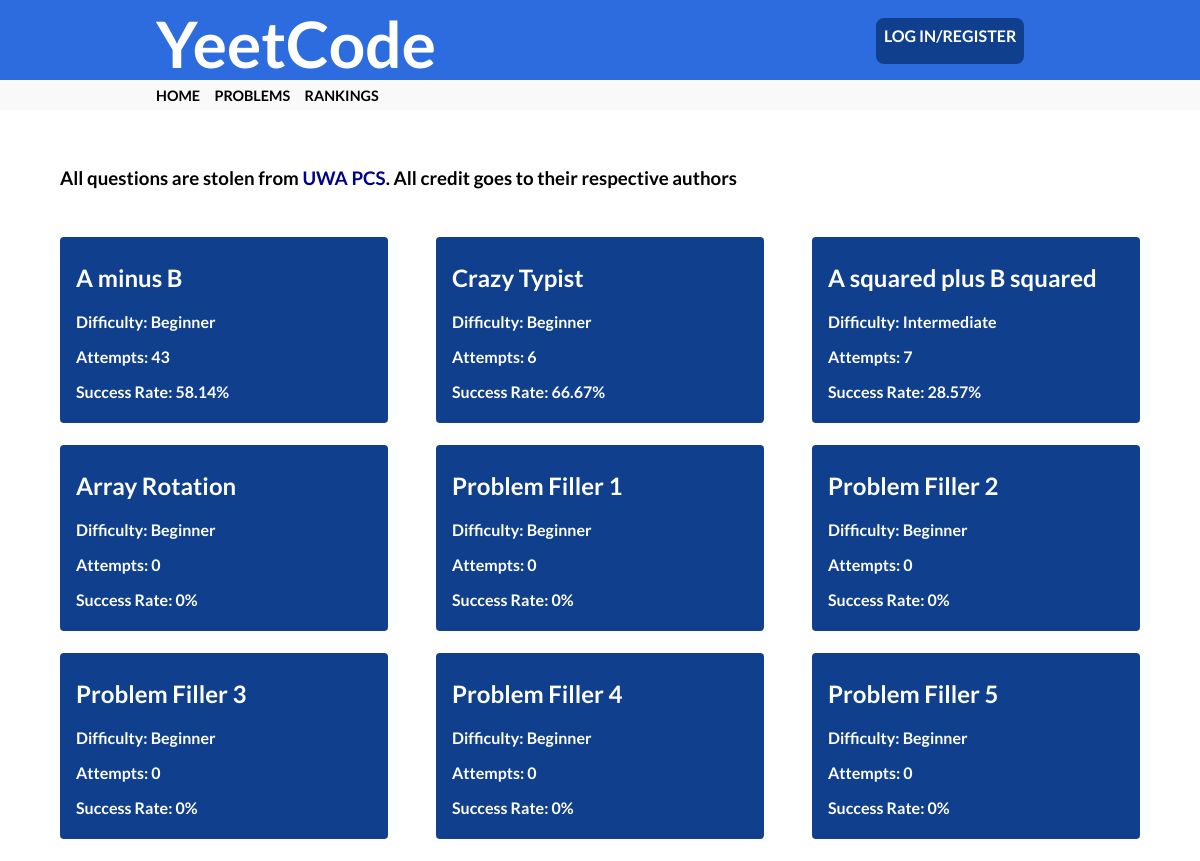
The page /problems on the database its author committed.
### app/models.py (models this page shows, shortened)
class Problem(db.Model):
    id = db.Column(db.Integer, primary_key=True)
    title = db.Column(db.String(100), unique=True, index=True)
    urlTitle = db.Column(db.String(100), unique=True)
    difficulty = db.Column(db.Integer)
    numAttempts = db.Column(db.Integer, default=0)
    numSuccesses = db.Column(db.Integer, default=0)
    dateAdded = db.Column(db.String(10), default = date.today().strftime("%d/%m/%Y"))
    body= db.Column(db.Text())
    timeLimit = db.Column(db.Float)
    testCases = db.relationship('ProblemTestCases', backref="problem")
    problemsCompleted = db.relationship('ProblemsCompleted', backref="problem")

### app/problems/routes.py (the view)
@bp.route('/problems')
def problems():
    problems = Problem.query.all()
    status = {}
    if current_user.is_active:
        problemscompleted = ProblemsCompleted.query.filter_by(userID=current_user.id)
        for pc in problemscompleted:
            status[pc.questionID] = pc.success
    return render_template('problems/problems.html', title='Problems',
                            problems=problems, status=status)

### app/templates/problems/problems.html
{% extends "base.html" %}
{% block cssfiles %}
    <link rel="stylesheet" href="{{ url_for('static', filename='main.css')}}">
    <link rel="stylesheet" href="{{ url_for('static', filename='problems/problem.css')}}">
{% endblock %}
{% block content %}
            <h3 style="margin-left: 5%; padding-top: 1cm;">All questions are stolen from <a href="https://pcs.org.au/" style="color: darkblue;">UWA PCS</a>. All credit goes to their respective authors</h1>
            <div class=questionWrapper>
            {% for problem in problems %}
                <a class="questionBoxLink" href="{{ url_for('problems.problem', title=''.join(problem.title.split()).lower()) }}">
                {% if problem.id in status %}
                <div class="{{ 'questionBoxSolved' if status[problem.id] else 'questionBoxNotSolved'}}">
                {% else %}
            <div class="questionBox">
                {% endif %}
                    <h2> {{ problem.title }} </h2>
                    {%if problem.difficulty == '0'%}
                    <p>Difficulty: Beginner</p>
                    {%elif problem.difficulty == '1'%}
                    <p>Difficulty: Intermediate</p>
                    {%elif problem.difficulty == '2'%}
                    <p>Difficulty: advanced</p>
                    {%elif problem.difficulty == '3'%}
                    <p>Difficulty: Expert</p>
                    {% endif %}
                    <p > Attempts: {{problem.numAttempts}}</p>
                    {% if problem.numAttempts == 0%}
                        <p >Success Rate: 0%</p>
                    {% else %}
                        {% set rate = problem.numSuccesses/problem.numAttempts*100 %}
                        <p >Success Rate: {{'%0.2f' % rate|float}}%</p>
                    {%endif%}
                </div>
                </a>
            {% endfor %}
            </div>
{% endblock %}

### app/templates/base.html (shortened to what this page needs)
<html>
    <head>
      <link rel="stylesheet" href="{{ url_for('static', filename='main.css') }}">
      {% block cssfiles %}{% endblock %}
    </head>
    <body>
      <div id=topsection>
        <div id=header>
            <div id="titlebox">
                <h1 id=title>YeetCode</h1>
            </div>
            <h3 id=login>
                {% if current_user.is_authenticated %}
                <a href="{{url_for('auth.edit_profile', username=current_user.username)}}" style="margin-right: 10px;">Profile</a>
                <a href="{{ url_for('auth.logout') }}">LOGOUT</a>
                {% else %}
                <a href="{{ url_for('auth.login') }}">LOG IN/REGISTER</a>
                {% endif %}
            </h3>
        </div>
        <div id=navigationbar>
            <h3 id=home class=navielement>
                <a href="{{ url_for('main.homepage') }}"> HOME </a>
            </h3>
            <h3 id=questions class=navielement>
                <a href="{{ url_for('problems.problems') }}"> PROBLEMS </a>
            </h3>
            <h3 id=rankings class=navielement>
                <a href="{{ url_for('main.rankings') }}"> RANKINGS </a>
            </h3>
        </div>
      </div>
      {% block content %}{% endblock %}
    </body>
</html>

### app/static/main.css (style rules this page uses)
body { font-family: Lato, sans-serif; margin: 0; scrollbar-width: none; }
#topsection { position: sticky; left: 0; top: 0; bottom: 0; z-index: 2; width: 100%; }
#header { display: flex; height: 5em; background-color: #2d6cdf; width: 100%; }
#titlebox { margin-left: 13%; display: inline-flex; width: 40%; }
#title { margin-top: 1%; color: white; font-size: 4rem; margin-right: 5cm; }
#login { margin-left: 20%; margin-top: 1.5%; color: white; background-color: #0f3f8d; float: right; padding: 0.5em; font-size: 1em; border-radius: 8px; }
#login > a { color: white; }
#navigationbar { height: 1.9em; background-color: #f9f9f9; color: black; display: flex; }
#home { margin-left: 13%; }
.navielement { margin-top: 0.5em; font-size: 0.9rem; margin-left: 1em; }
a { color: black; text-decoration: none; }

### app/static/problems/problem.css (style rules this page uses)
html { scrollbar-width: none; }
body { overflow: scroll; scrollbar-width: none; }
.questionWrapper { width: 90%; margin: 0 auto; margin-top: 3em; margin-bottom: 3em; display: grid; grid-template-columns: repeat(auto-fit, minmax(20em, 1fr)); grid-auto-rows: 10em; grid-gap: 3em; }
.questionBox { background-color: #0f3f8d; color: white; padding: 0.4em; padding-left: 1em; border-radius: 4px; }

### rows shown on the page
Problem: title "A minus B", difficulty "Difficulty: Beginner", numAttempts "43", value "58.14"
Problem: title "Crazy Typist", difficulty "Difficulty: Beginner", numAttempts "6", value "66.67"
Problem: title "A squared plus B squared", difficulty "Difficulty: Intermediate", numAttempts "7", value "28.57"
Problem: title "Array Rotation", difficulty "Difficulty: Beginner", numAttempts "0", shows "Success Rate: 0%"
Problem: title "Problem Filler 1", difficulty "Difficulty: Beginner", numAttempts "0", shows "Success Rate: 0%"
Problem: title "Problem Filler 2", difficulty "Difficulty: Beginner", numAttempts "0", shows "Success Rate: 0%"
Problem: title "Problem Filler 3", difficulty "Difficulty: Beginner", numAttempts "0", shows "Success Rate: 0%"
Problem: title "Problem Filler 4", difficulty "Difficulty: Beginner", numAttempts "0", shows "Success Rate: 0%"
Problem: title "Problem Filler 5", difficulty "Difficulty: Beginner", numAttempts "0", shows "Success Rate: 0%"
